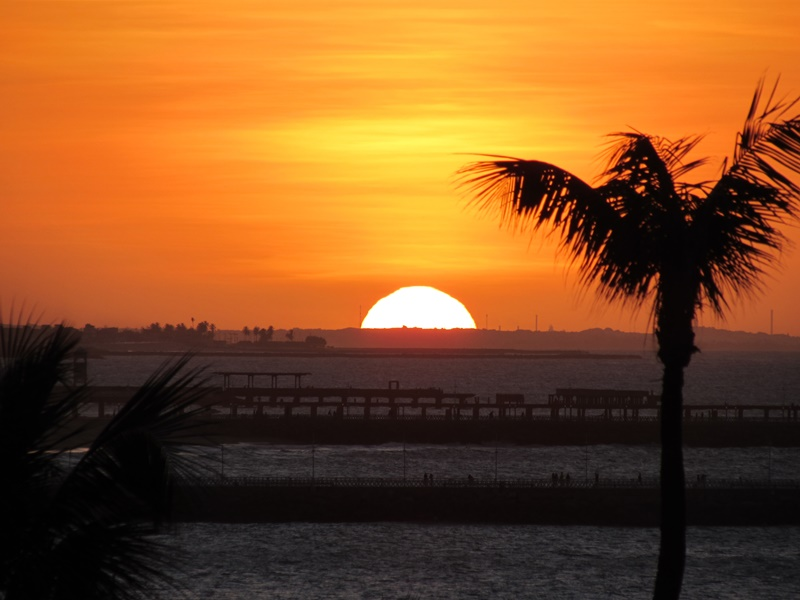
#> input picture cv_c_python_e_opencv/filtros_de_bordas/Imagens/por_sol.png, 800 x 600 px, found by its file name
$ python cartoon.py
#> lines starting #> are read from the running program, lines starting #| are printed output that depends on the picture
import cv2
import matplotlib.pyplot as plt

img = cv2.imread("filtros_de_bordas/Imagens/por_sol.png")
#> img is the input picture: shape (600, 800, 3); mean B, G, R 35.5, 82.3, 136.1

fig = plt.figure(figsize=(20, 50))

edgePreservingImage = cv2.edgePreservingFilter(img, flags=2, sigma_s=50, sigma_r=0.4)
cartoon_image = cv2.stylization(img, sigma_s=150, sigma_r=0.25)
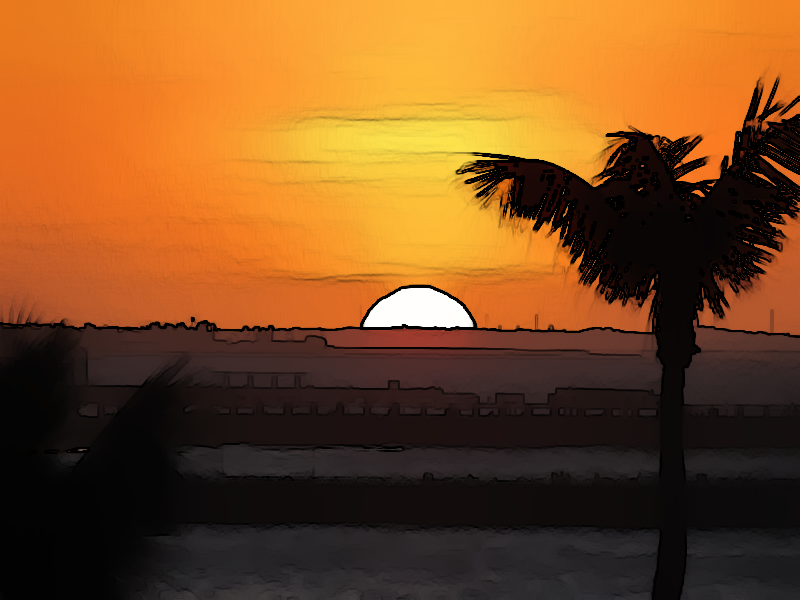
#> cartoon_image: shape (600, 800, 3); mean B, G, R 32.6, 76.7, 125.4

ax1 = fig.add_subplot(131)
plt.imshow(img)

ax2 = fig.add_subplot(132)
plt.imshow(edgePreservingImage)

ax3 = fig.add_subplot(133)
plt.imshow(cartoon_image)

plt.show()
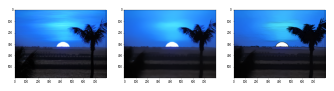
#> figure drawn by matplotlib, 3 panels; B, G, R data is drawn as R, G, B
